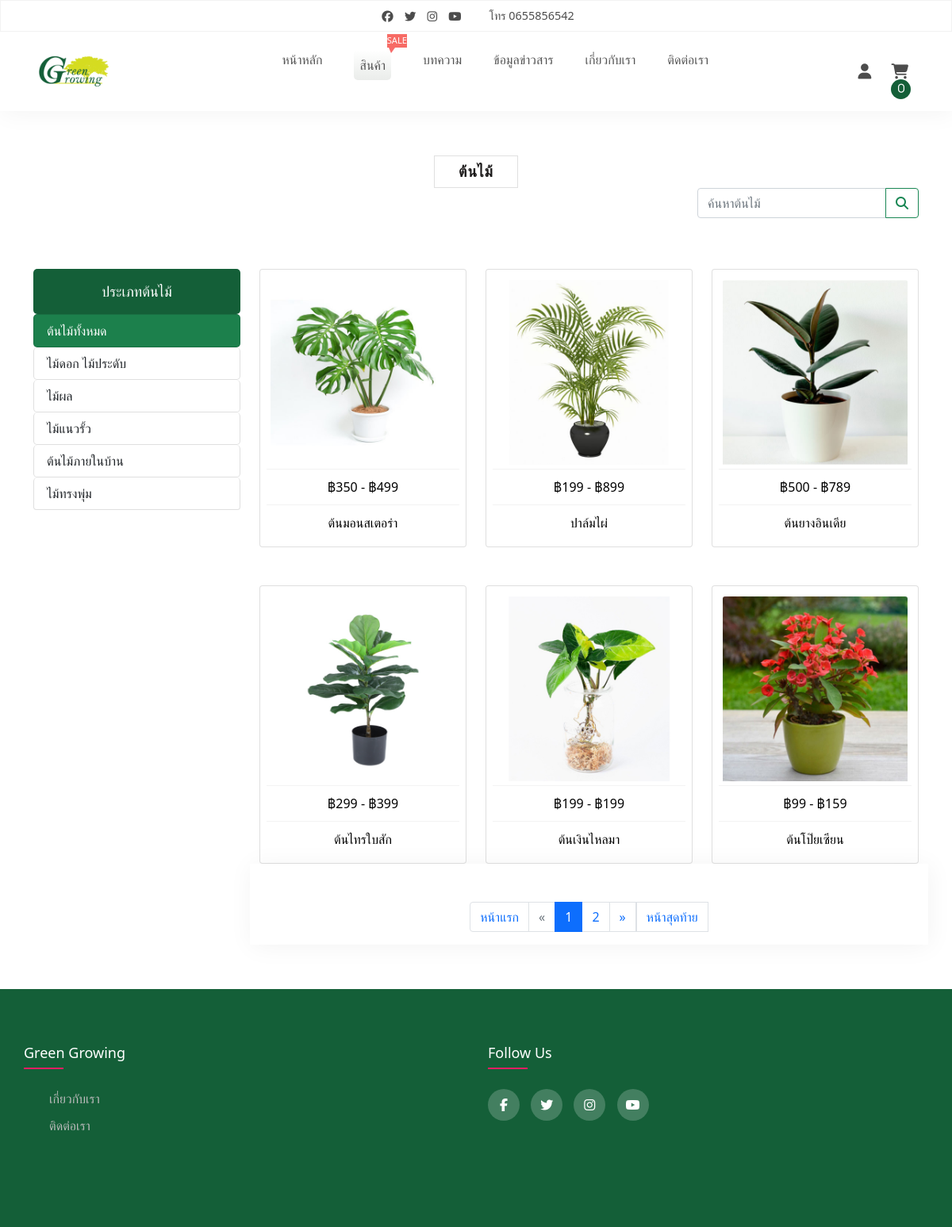
The page /product.php on the database its author committed.
### tables this page shows
CREATE TABLE `db_about` (
  `about_id` int(11) NOT NULL,
  `about_name` varchar(100) NOT NULL,
  `about_desc` text NOT NULL,
  `about_address` text NOT NULL,
  `about_email` varchar(95) NOT NULL,
  `about_tel` varchar(12) NOT NULL
);

CREATE TABLE `db_product_type` (
  `pt_id` int(11) NOT NULL COMMENT 'รหัสประเภทสินค้า',
  `pt_name` varchar(50) NOT NULL COMMENT 'ชื่อประเภทสินค้า'
);

### product.php (the view, shortened to what this page needs)
<?php
include('connection/connection.php');
if(isset($_GET['page'])){
    $page = $_GET['page'];
}else{
    $page = 1;
}
$record_show = 6;
$offset = ($page - 1) * $record_show;
$sql_total = "SELECT * FROM db_product";
$query_total = mysqli_query($conn, $sql_total);
$row_total = mysqli_num_rows($query_total);
$page_total = ceil($row_total/$record_show);
$sql = "SELECT * FROM db_product_type";
$query_type_product = mysqli_query($conn, $sql);
$sql1 = "SELECT * FROM (SELECT pt.pt_id,p.product_id,p.p_name,p.p_pic,
                            min(ps.ps_price) as minPrice,
                            max(ps_price) as maxPrice
                        FROM db_product_size ps
                        INNER JOIN db_product p ON ps.product_id = p.product_id
                        INNER JOIN db_product_type pt ON p.pt_id = pt.pt_id
                        GROUP BY p.product_id) AS tbl";
$sql1 .= " LIMIT $offset, $record_show";
$query_product = mysqli_query($conn, $sql1);
?>
<!DOCTYPE html>
<html lang="en">
<?php include('include/head.php')?>
<body>
    <?php include('include/navbar.php')?>
    <div class="container my-3">
        <div class="product-all">
            <strong>ต้นไม้</strong>
        </div>
        <div class="product-search">
            <div class="col-md-3">
                <form action="" method="get">
                    <div class="input-group mb-3">
                        <input type="text" class="form-control" name="search" placeholder="ค้นหาต้นไม้"
                        value="<?=(isset($_GET['search']) ? $_GET['search'] : '')?>">
                        <button class="btn btn-outline-success" type="submit" id="button-addon2"><i class="fas fa-search"></i></button>
                    </div>
                </form>
            </div>
        </div>
        <div class="row">
            <div class="col-3">
                <ul class="list-group mt-5">
                    <li class="list-cat">ประเภทต้นไม้</li>
                    <a href="product.php" class="list-group-item <?=!isset($_GET['pt_id'])
                    ? 'active-list-menu-custom' : '' ?>">ต้นไม้ทั้งหมด</a>
                    <?php foreach($query_type_product as $data):?>
                    <a href="?pt_id=<?=$data['pt_id']?>" class="list-group-item <?=isset($_GET['pt_id']) &&
                    $_GET['pt_id'] == $data['pt_id'] ? 'active-list-menu-custom' : ''?>">
                    <?=$data['pt_name']?></a>
                    <?php endforeach;?>
                </ul>
            </div>
            <div class="col-9">
                <div class="row">
                    <?php if(mysqli_num_rows($query_product)):?>
                        <?php foreach($query_product as $data):?>
                        <div class="col-12 col-md-6 col-lg-4 mt-5">
                            <div class="card p-2">
                                <div class="product-img">
                                <a href="product_detail.php?product_id=<?=$data['product_id']?>">
                                    <img src="admin/upload/product/<?=$data['p_pic']?>" class="card-img-top">
                                </a>
                                </div>
                                <div class="product-details">
                                    <a href="product_detail.php?product_id=<?=$data['product_id']?>" class="p-name">฿<?=$data['minPrice']?> - ฿<?=$data['maxPrice']?></a>
                                </div>
                                <div class="product-details">
                                    <a href="product_detail.php?product_id=<?=$data['product_id']?>" class="p-name"><?=$data['p_name']?></a>
                                </div>
                            </div>
                        </div>
                        <?php endforeach;?>
                        <nav aria-label="Page navigation example">
                            <ul class="pagination justify-content-center mt-5">
                                <li class="page-item">
                                    <a class="page-link" href="?page=1" tabindex="-1" aria-disabled="true">หน้าแรก</a>
                                </li>
                                <li class="page-item <?= $page > 1 ? '' : 'disabled' ?>">
                                    <a class="page-link" href="?page=<?= $page - 1 ?>" aria-label="Previous">
                                        <span aria-hidden="true">&laquo;</span>
                                    </a>
                                </li>
                                <?php for($i=1; $i <= $page_total; $i++):?>
                                    <?php if($page <= 2): ?>
                                        <?php if($i <= 5): ?>
                                            <li class="page-item <?=$page == $i ? 'active' : ''?>"><a class="page-link" href="?page=<?=$i?>"><?=$i?></a></li>
                                        <?php endif; ?>
                                        <?php elseif($page > 2):?>
                                            <?php if($i <= $page+2 && $i >= $page-2): ?>
                                                <li class="page-item <?=$page == $i ? 'active' : ''?>"><a class="page-link" href="?page=<?=$i?>"><?=$i?></a></li>
                                            <?php endif;?>
                                    <?php endif; ?>
                                <?php endfor;?>
                                <li class="page-item <?= $page < $page_total ? '' : 'disabled'?>">
                                    <a class="page-link" href="?page=<?= $page + 1 ?>" aria-label="Next">
                                        <span aria-hidden="true">&raquo;</span>
                                    </a>
                                </li>
                                <a class="page-link" href="?page=<?=$page_total?>">หน้าสุดท้าย</a>
                            </ul>
                        </nav>
                    <?php endif;?>
                </div>
            </div>
        </div>
    </div>
    <?php include('include/footer.php')?>
</body>
</html>

### include/navbar.php (shortened to what this page needs)
<?php
include('connection/connection.php');
$url = $_SERVER['REQUEST_URI'];
$url = explode('/', $url);
$url = explode('.', $url[2]);
$sql_tel = "SELECT about_tel FROM db_about WHERE about_id = 1";
$query_tel = mysqli_query($conn, $sql_tel);
$result_tel = mysqli_fetch_assoc($query_tel);
?>
<nav>
    <div class="social-call">
        <div class="social">
            <a href="https://www.facebook.com" target="_blank"><i class="fab fa-facebook"></i></a>
            <a href="https://www.twitter.com" target="_blank"><i class="fab fa-twitter"></i></a>
            <a href="https://www.instagram.com" target="_blank"><i class="fab fa-instagram"></i></a>
            <a href="https://www.youtube.com/" target="_blank"><i class="fab fa-youtube"></i></a>
        </div>
        <div class="phone">
            <span>โทร <?=(isset($result_tel['about_tel']) && !empty($result_tel['about_tel'])) ? $result_tel['about_tel'] : '-'?></span>
        </div>
    </div>
    <div class="navigation">
        <a href="" class="logo">
            <img src="upload/5.png" alt="">
        </a>
        <ul class="menu">
            <li><a class="<?= $url[0] == '' || $url[0] == 'index' ? 'active-munu-custom' : '' ?>" href="index.php">หน้าหลัก</a></li>
            <li><a class="<?= in_array($url[0],array('product','product_detail')) ? 'active-munu-custom' : '' ?>" href="product.php">สินค้า</a>
                <span class="sale-label">Sale</span>
            </li>
            <li><a class="<?= in_array($url[0],array('article','article_detail')) ? 'active-munu-custom' : '' ?>" href="article.php">บทความ</a></li>
            <li><a class="<?= in_array($url[0],array('information','information_detail')) ? 'active-munu-custom' : '' ?>" href="information.php">ข้อมูลข่าวสาร</a></li>
            <li><a class="<?= $url[0] == 'about' ? 'active-munu-custom' : '' ?>" href="about.php">เกี่ยวกับเรา</a></li>
            <li><a class="<?= $url[0] == 'contact' ? 'active-munu-custom' : '' ?>" href="contact.php">ติดต่อเรา</a></li>
        </ul>
        <div class="right-menu">
            <?php if(isset($_SESSION['user_id']) && !empty($_SESSION['user_id'])):?>
            <div class="btn-group">
                <button type="button" class="btn dropdown-toggle" data-bs-toggle="dropdown" aria-expanded="false">
                <i class="fas fa-user"></i>
                </button>
                <ul class="dropdown-menu">
                    <li><a class="dropdown-item" href="profile.php">โปรไฟล์</a></li>
                    <li><a class="dropdown-item" href="user_add_address.php">เพิ่มที่อยู่ผู้รับ</a></li>
                    <li><a class="dropdown-item" href="user_address.php">ที่อยู่ผู้รับ</a></li>
                    <li><a class="dropdown-item" href="payment.php">รายการสั่งซื้อ</a></li>
                    <li><hr class="dropdown-divider"></li>
                    <li><a class="dropdown-item" href="logout.php">ออกจากระบบ</a></li>
                </ul>
            </div>
            <?php else: ?>
            <a href="javascript:void(0)" class="user">
                <i class="fas fa-user"></i>
            </a>
            <?php endif;?>
            <a href="cart_detail.php">
                <i class="fas fa-shopping-cart">
                    <span class="num-cart-product"><?php if(isset($_SESSION['shopping_cart'])){echo count($_SESSION['shopping_cart']);} else {echo '0';} ?></span>
                </i>
            </a>
        </div>
    </div>
</nav>

### css/style.css (style rules this page uses)
body { padding: 0px; margin: 0px; font-family: 'Poppins', sans-serif; background-color: #ffffff; }
* { box-sizing: border-box; }
ul { list-style: none; }
a { text-decoration: none!important; }
nav { width:100%; box-shadow: 2px 2px 30px rgba(0, 0, 0, 0.05); z-index: 100; }
.social-call { height: 40px; border: 1px solid rgba(0, 0, 0, 0.05); display: flex; justify-content: center; align-items: center; }
.social a { margin: 0px 5px; color: rgba(0, 0, 0, 0.7); font-size: 0.9rem; }
.phone { color: rgba(0, 0, 0, 0.7); margin-left: 30px; font-size: 0.9rem; }
.navigation { display: flex; justify-content: space-between; align-items: center; padding: 0px 45px; }
.logo img { height: 100px; }
.menu { display: flex; }
.menu li { position: relative; margin: 20px; display: flex; text-transform: uppercase; font-weight: 500; }
.menu li a { color: #555555; }
.right-menu a { margin: 0px 10px; font-size: 1.2rem; color:rgba(0, 0, 0, 0.7); }
.active-munu-custom { padding: 7px; background: linear-gradient(#ffffff,#eaecea); border-radius: 5px; }
.sale-label { width: 38; height: 17px; background-color: #f76b65; color: #ffffff; font-weight: 400; display: flex; justify-content: center; align-items: center; font-size: 0.7rem; text-transform: uppercase; position: absolute; top: -20px; right: -20px; }
.sale-label:after { content: ''; width: 0px; height: 0px; border-bottom: 5px solid transparent; border-left: 3px solid transparent; border-top: 7px solid #f76b6a; border-right: 5px solid transparent; position: absolute; left: 10%; top: 100%; }
.fa-shopping-cart { position: relative; }
.num-cart-product { position: absolute; top: -17; right: -17; width: 25px; height: 25px; font-size: 0.8rem; border-radius: 50%; background-color: #145f38; color: #ffffff; display: flex; justify-content: center; align-items: center; font-weight: 400; }
.product-cat, .product-all, .more-product { display: flex; justify-content: center; align-items: center; }
.product-all strong, .product-cat strong { font-size: 1.2rem; color: #1b1919; letter-spacing: 1px; text-transform: uppercase; font-weight: 600; margin-top: 40px; padding: 5px 30px; border: 1px solid #e0e0e0; }
.pt-name, .p-name { color: black; }
.product-img { margin: 5px; cursor: pointer; }
.product-img img { width: 100%; height: 100%; object-fit: contain; object-position: center; }
.product-details { display: flex; flex-direction: column; align-items: center; width: 100%; padding: 10px 20px; border-top: 1px solid #f3f3f3; }
.container { padding-bottom: 40px; }
.list-cat { background-color: #145f38; color: #ffffff; padding: 15px; border-radius: 5px; text-align: center; font-size: large; text-transform: uppercase; }
.list-group-item { color:black; cursor: pointer; border-radius: 5px; }
.active-list-menu-custom { background-color: #1c804c !important; color:white!important; }
.product-search { display: flex; justify-content: end; align-items: center; }

### rows shown on the page
db_about: about_tel "0655856542"
db_product_type: pt_name "ไม้ดอก ไม้ประดับ", shows a picture, minPrice "99", maxPrice "159", p_name "ต้นโป๊ยเซียน"
db_product_type: pt_name "ไม้ผล"
db_product_type: pt_name "ไม้แนวรั้ว"
db_product_type: pt_name "ต้นไม้ภายในบ้าน", shows a picture, minPrice "350", maxPrice "499", p_name "ต้นมอนสเตอร่า", minPrice "199", maxPrice "899", p_name "ปาล์มไผ่", minPrice "500", maxPrice "789", p_name "ต้นยางอินเดีย", minPrice "299", maxPrice "399", p_name "ต้นไทรใบสัก", maxPrice "199", p_name "ต้นเงินไหลมา"
db_product_type: pt_name "ไม้ทรงพุ่ม"
